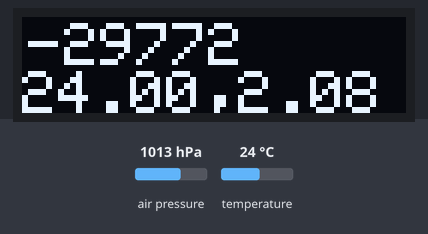
The sketch below on a simulated Arduino Uno, built for the host (arithmetic inside an expression is 32-bit, double 64-bit). Parts: 128×32 one-colour display. Inputs (shaded band) come from the test bench; at power-on: air pressure 1013 hPa, temperature 24 °C. No MQTT or app messages arrive unless stated.

Above: at 4.1 s.
4.2 s: air pressure set to 952 hPa
At 8.3 s:
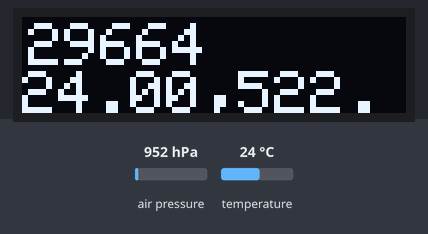
9.5 s: temperature set to 12 °C
At 13.1 s:
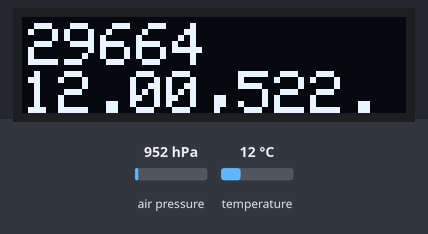
16.3 s: air pressure set to 975 hPa
At 20.3 s:
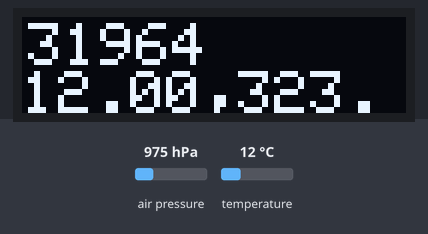
23.0 s: temperature set to 19 °C
At 26.2 s:
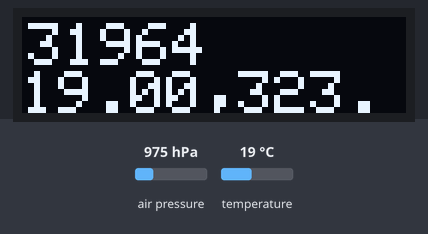
Timing chart, 0 to 27.7 s (numbered marks = the images above; inputs shaded):
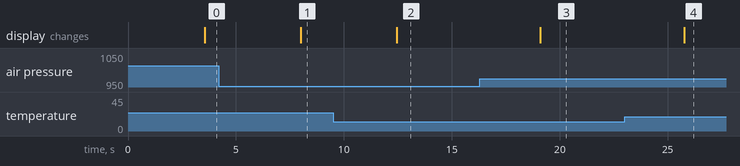

The sketch:

demo_pressure.ino
```cpp
#include "EspMQTTClient.h"
#include <Adafruit_GFX.h>
#include <Adafruit_SSD1306.h>
#include <Adafruit_BMP085.h>


Adafruit_BMP085 bmp;

#define SCREEN_WIDTH 128
#define SCREEN_HEIGHT 32
#define SCREEN_ADDRESS 0x3C
Adafruit_SSD1306 display(SCREEN_WIDTH, SCREEN_HEIGHT, &Wire, -1);

int pressure;
float temp;
float alt;

EspMQTTClient client(
  "Vinci's Workshop",
  "asdfzxcv",
  "159.203.2.152",  // MQTT Broker server ip
  "sensi",   // Can be omitted if not needed
  "password",   // Can be omitted if not needed
  "Barometric_Pressure",     // Client name that uniquely identify your device
  1883              // The MQTT port, default to 1883. this line can be omitted
);

void setup()
{
  if(!display.begin(SSD1306_SWITCHCAPVCC, SCREEN_ADDRESS)) {
    Serial.println(F("SSD1306 allocation failed"));
    for(;;); // Don't proceed, loop forever
  }
    if (!bmp.begin()) {
  Serial.println("Could not find a valid BMP085 sensor, check wiring!");
  while (1) {}
  }
  display.setRotation(2);
  display.clearDisplay();
  display.setTextSize(1.8);
  display.setTextColor(SSD1306_WHITE);
  display.setCursor(2,2);
  display.println("BOOTING UP");
  display.display();
  Serial.begin(115200);
  client.enableDebuggingMessages(); // Enable debugging messages sent to serial output
  client.enableLastWillMessage("sensi/demo/Barometric_Pressure_Sensor/events", "disconnected");
}

void onConnectionEstablished()
{
  client.subscribe("sensi/demo/Barometric_Pressure_Sensor", [](const String & payload) {
    Serial.println(payload);
  });
  client.publish("sensi/demo/Barometric_Pressure_Sensor/events", "connected");
  display.clearDisplay();
}


void loop()
{
  temp = bmp.readTemperature();
  pressure = bmp.readPressure();
  alt = bmp.readAltitude();

  client.loop();
  delay(2000);
  client.publish("sensi/demo/Barometric_Pressure_Sensor/telemetry/temperature", String(temp));
  client.publish("sensi/demo/Barometric_Pressure_Sensor/telemetry/pressure", String(pressure));
  client.publish("sensi/demo/Barometric_Pressure_Sensor/telemetry/altitude", String(alt));


  display.setTextSize(2);
  display.setTextColor(SSD1306_WHITE);
  display.setCursor(2,2);
  display.println(String(pressure));
  display.print(String(temp));
  display.print(",");
  display.println(String(alt));
  display.display();
  delay(200);

  display.clearDisplay();
}
```

Measured:
- after the input at 4.2 s, the display: changes after 3.8 s (image 1)
- after the input at 9.5 s, the display: changes after 2.9 s (image 2)
- after the input at 16.3 s, the display: changes after 2.8 s (image 3)
- after the input at 23.0 s, the display: changes after 2.8 s (image 4)
